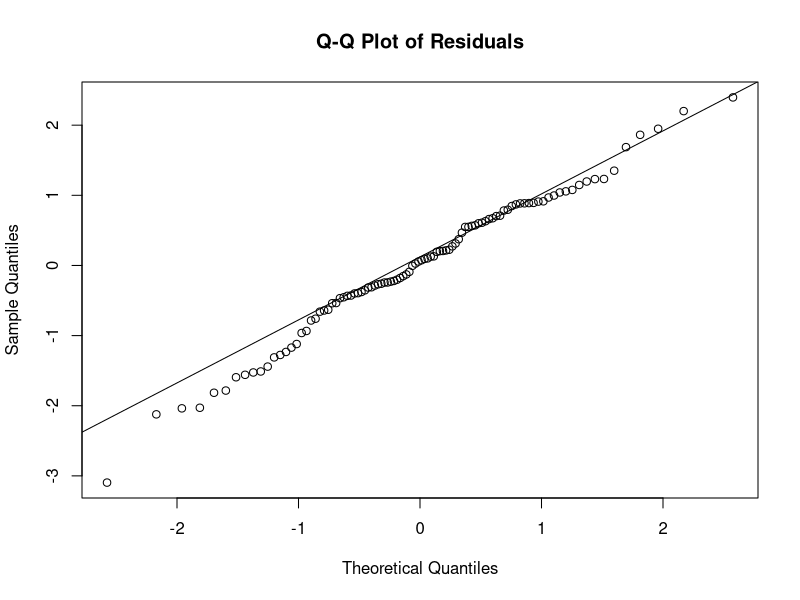
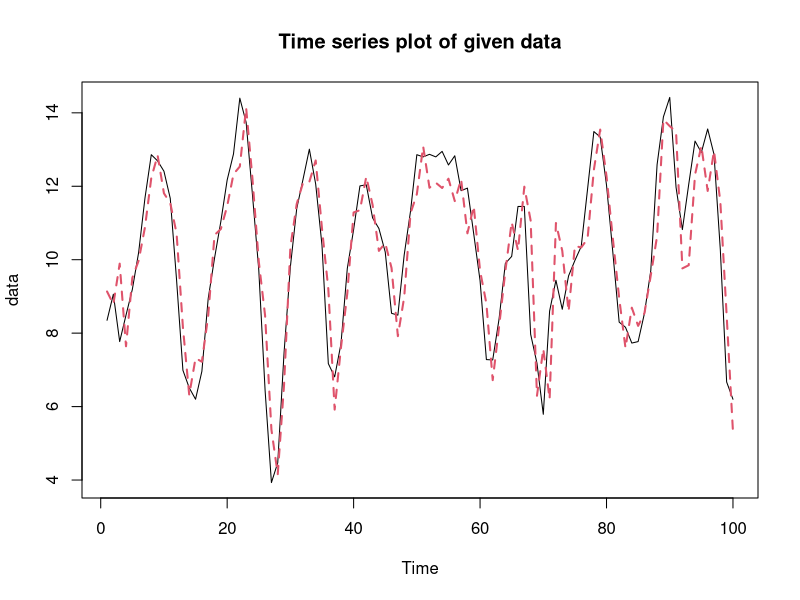
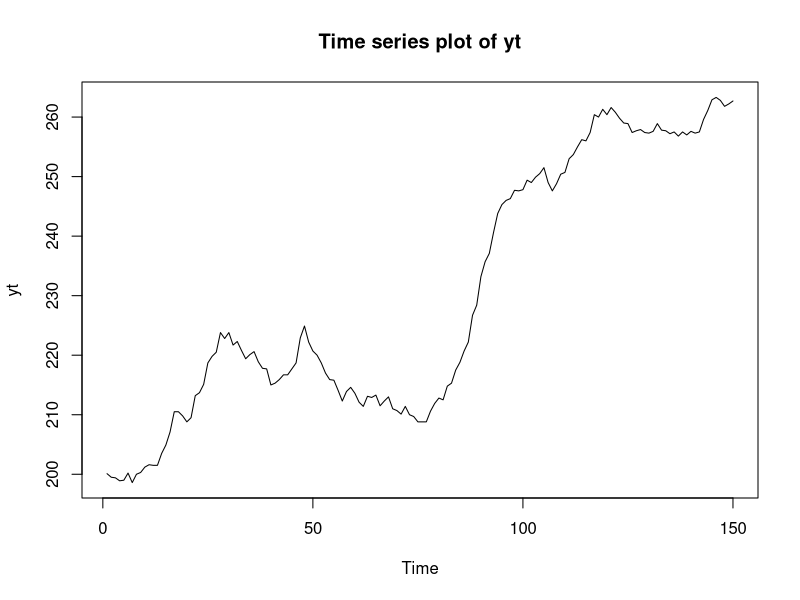
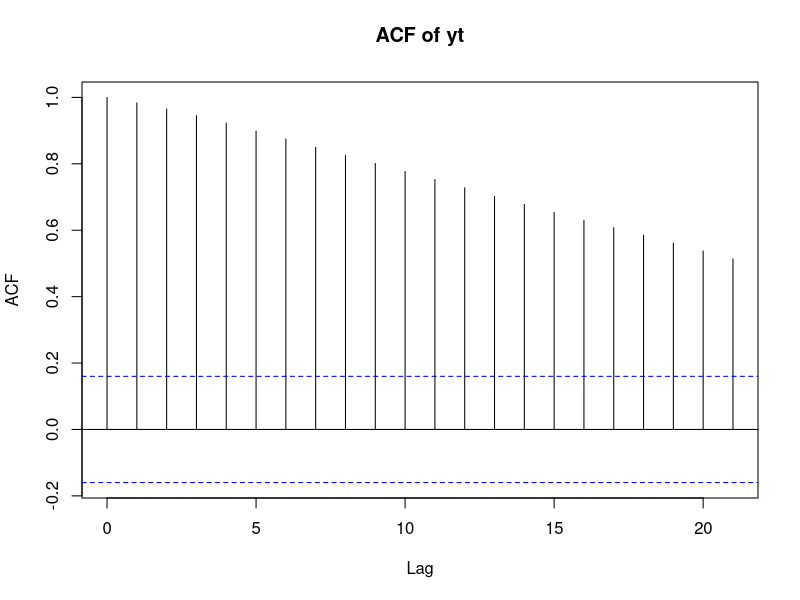
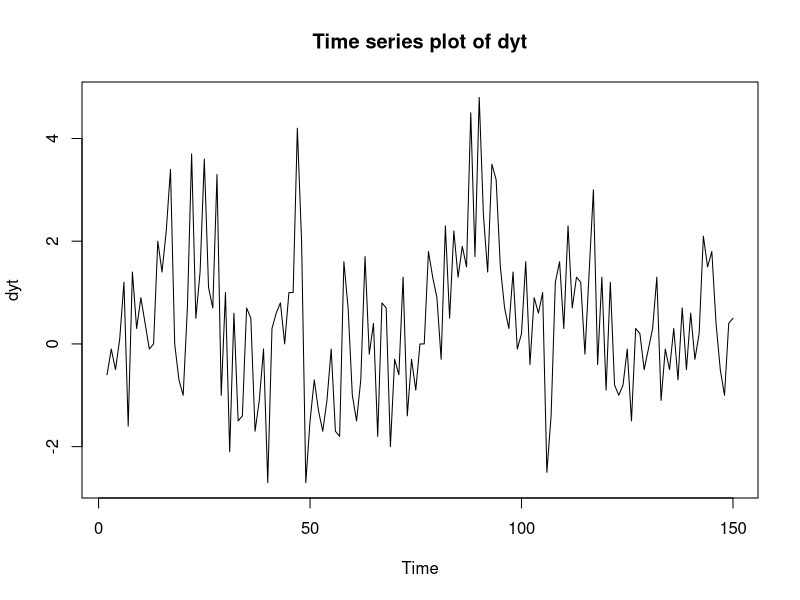
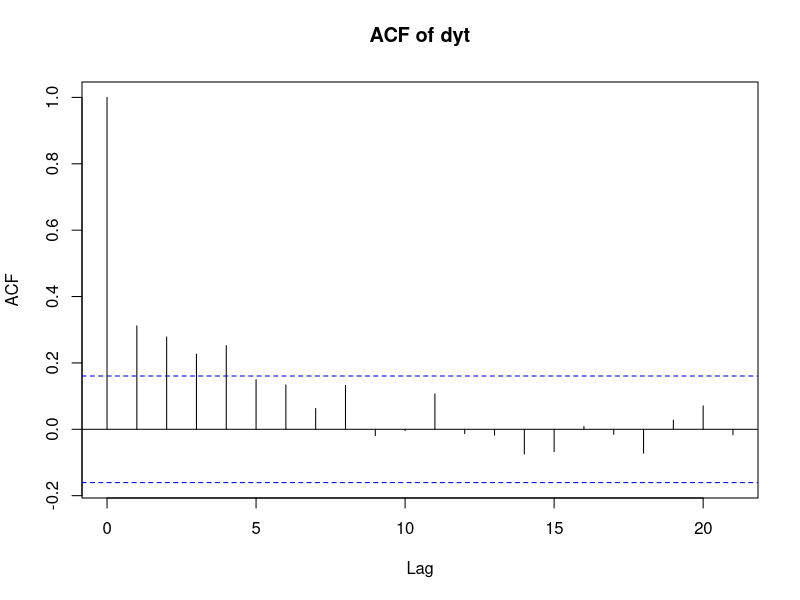
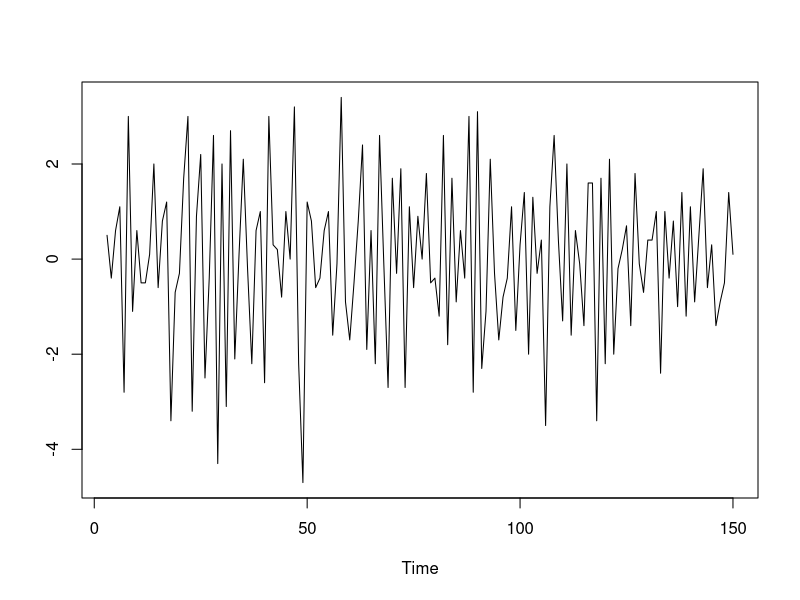
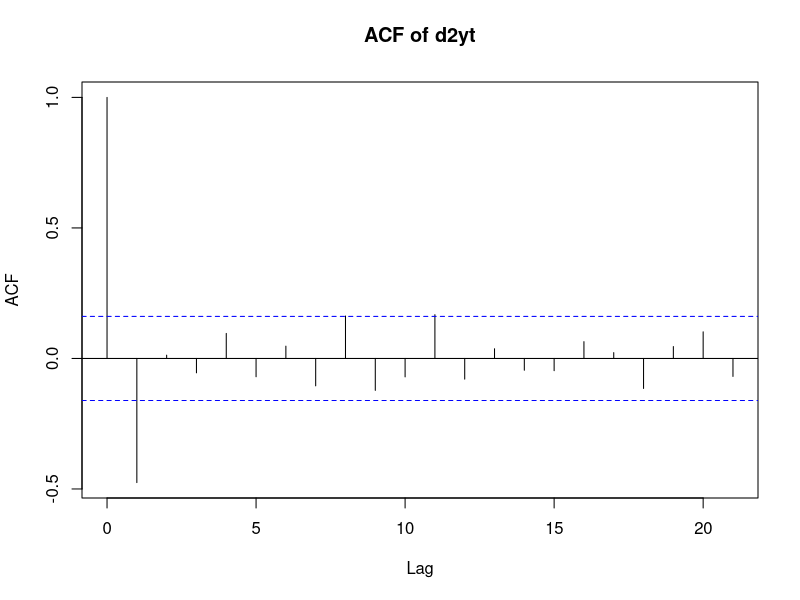

These figures' R source, in order:
#7Best model MA or AR
data = c(8.35 ,9.06, 7.77, 8.49, 9.19, 10.20, 11.68, 12.86, 12.69, 12.41,11.67, 9.44, 6.99, 6.51, 6.20, 6.96, 8.94, 10.04, 11.04, 12.17, 12.88, 14.40, 13.74, 11.77, 9.72, 6.44, 3.93, 4.47, 7.47, 9.81, 11.39, 12.19, 13.01, 12.06, 10.39, 7.17, 6.81, 7.71, 9.76, 10.82, 12.01, 12.04, 11.14, 10.85, 10.21, 8.54, 8.49, 10.13, 11.32, 12.86, 12.80, 12.87, 12.80, 12.95, 12.58, 12.83, 11.88, 11.95, 10.70, 9.43, 7.28, 7.27, 8.38, 9.90, 10.09, 11.45, 11.45, 7.97, 7.18 ,5.79, 8.60, 9.44, 8.65, 9.56, 9.98, 10.36, 11.92, 13.49, 13.34, 12.03, 10.20, 8.30, 8.16 ,7.73, 7.77, 8.54, 9.70, 12.59, 13.89, 14.42, 11.97, 10.82, 12.05, 13.23, 12.92 ,13.56, 12.87, 10.27, 6.67,6.20)
mat <- matrix(rep(0,10), nrow = 2, dimnames = list(c("AR", "MA"), 1:5))
mat
for(i in 1:5){
  ar_est = arima(data, order=c(i,0,0))
  mat[1,i] = ar_est$aic
  ma_est = arima(data, order=c(0,0,i))
  mat[2,i] = ma_est$aic
}
mat
best <- arima(data, order = c(2,0,0))
best
#residual
res <- residuals(best)
res
#normality of residuals
qqnorm(res, main = "Q-Q Plot of Residuals")
qqline(res)
#Shapirow wilk test
shapiro.test(res)
#Time series plot along with fitted time series
y_fit <- data - res
ts.plot(data, main = "Time series plot of given data")
points(y_fit, type = "l",col = 2, lty = 2, lwd = 2)


#8 BJsales
library(tseries)
yt <- BJsales
ts.plot(yt, main = "Time series plot of yt")
acf(yt, main = "ACF of yt")
adf.test(yt)
# Now first differencing.
dyt <- diff(yt)
ts.plot(dyt, main = "Time series plot of dyt")
acf(dyt, main = "ACF of dyt")
adf.test(dyt)
# Now second differencing.
d2yt <- diff(dyt)
ts.plot(d2yt, "Time series plot of d2yt")
acf(d2yt, main = "ACF of d2yt")
adf.test(d2yt)

#9 BJsales ARIMA model
library(tseries)
yt <- BJsales
for (i in 0:2){
  for (j in 0:2){
    est_i <- arima(yt, order = c(i,2,j))
    print(paste("AIC for ARIMA(",i, ",2,", j,") is", round(est_i$aic, 4)))
  }
}

#best model is ARIMA(1,2,2)
best <- arima(yt, order=c(1,2,2))
best

#normality of Residual
res <- residuals(best)
qqnorm(res, main = "Q-Q Plot of Residual of the best model")
qqline(res)


#shapiro wilk test
shapiro.test(res)

#fitted values
y_fit <- yt - res

#forecast next 30 obsevations
predict(best,30)$pred

#plot time series plot
ts.plot(yt, lwd=2, xlim = c(0,200), ylim = c(200,275), main = "Time series plot")
points(y_fit, type = 'l', col = '2', lty = 2, lwd = 2)
points(predict(best,30)$pred, type = 'l', lty = 3, lwd = 3, col = 4)
